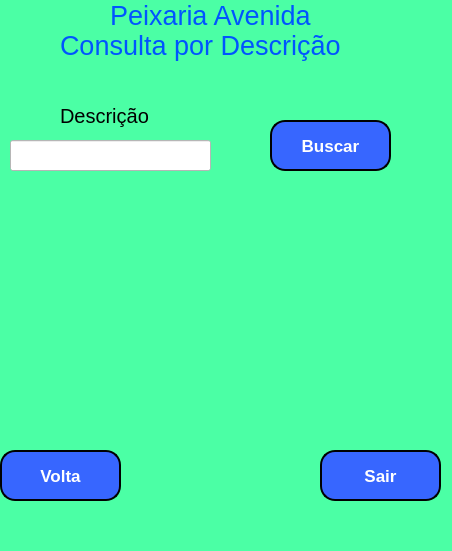
<?xml version="1.0" encoding="UTF-8"?>
<ui version="4.0">
 <class>MainWindow</class>
 <widget class="QMainWindow" name="MainWindow">
  <property name="geometry">
   <rect>
    <x>0</x>
    <y>0</y>
    <width>452</width>
    <height>551</height>
   </rect>
  </property>
  <property name="windowTitle">
   <string>MainWindow</string>
  </property>
  <property name="styleSheet">
   <string notr="true">background-color: rgb(75, 255, 165);</string>
  </property>
  <widget class="QWidget" name="centralwidget">
   <widget class="QLabel" name="label_2">
    <property name="geometry">
     <rect>
      <x>200</x>
      <y>50</y>
      <width>31</width>
      <height>61</height>
     </rect>
    </property>
    <property name="text">
     <string/>
    </property>
    <property name="pixmap">
     <pixmap>usuario.png</pixmap>
    </property>
   </widget>
   <widget class="QLabel" name="label_4">
    <property name="geometry">
     <rect>
      <x>10</x>
      <y>240</y>
      <width>431</width>
      <height>201</height>
     </rect>
    </property>
    <property name="font">
     <font>
      <pointsize>13</pointsize>
     </font>
    </property>
    <property name="styleSheet">
     <string notr="true">color: rgb(255, 255, 127);</string>
    </property>
    <property name="text">
     <string/>
    </property>
   </widget>
   <widget class="QLabel" name="label_5">
    <property name="geometry">
     <rect>
      <x>110</x>
      <y>0</y>
      <width>201</width>
      <height>31</height>
     </rect>
    </property>
    <property name="font">
     <font>
      <pointsize>20</pointsize>
     </font>
    </property>
    <property name="styleSheet">
     <string notr="true">color: rgb(0, 85, 255);</string>
    </property>
    <property name="text">
     <string>Peixaria Avenida</string>
    </property>
   </widget>
   <widget class="QPushButton" name="pushButton_5">
    <property name="geometry">
     <rect>
      <x>320</x>
      <y>450</y>
      <width>121</width>
      <height>51</height>
     </rect>
    </property>
    <property name="font">
     <font>
      <pointsize>13</pointsize>
      <weight>75</weight>
      <bold>true</bold>
     </font>
    </property>
    <property name="styleSheet">
     <string notr="true">background-color: rgb(55, 102, 255);
color: rgb(255, 255, 255);
border-style: outset;
border-width: 2px;
border-radius: 15px;
border-color: black;</string>
    </property>
    <property name="text">
     <string>Sair</string>
    </property>
   </widget>
   <widget class="QPushButton" name="pushButton_6">
    <property name="geometry">
     <rect>
      <x>0</x>
      <y>450</y>
      <width>121</width>
      <height>51</height>
     </rect>
    </property>
    <property name="font">
     <font>
      <pointsize>13</pointsize>
      <weight>75</weight>
      <bold>true</bold>
     </font>
    </property>
    <property name="styleSheet">
     <string notr="true">background-color: rgb(55, 102, 255);
color: rgb(255, 255, 255);
border-style: outset;
border-width: 2px;
border-radius: 15px;
border-color: black;</string>
    </property>
    <property name="text">
     <string>Volta</string>
    </property>
   </widget>
   <widget class="QLabel" name="label_6">
    <property name="geometry">
     <rect>
      <x>60</x>
      <y>30</y>
      <width>311</width>
      <height>31</height>
     </rect>
    </property>
    <property name="font">
     <font>
      <pointsize>20</pointsize>
     </font>
    </property>
    <property name="styleSheet">
     <string notr="true">color: rgb(0, 85, 255);</string>
    </property>
    <property name="text">
     <string>Consulta por Descrição</string>
    </property>
   </widget>
   <widget class="QLabel" name="label_3">
    <property name="geometry">
     <rect>
      <x>60</x>
      <y>100</y>
      <width>91</width>
      <height>31</height>
     </rect>
    </property>
    <property name="font">
     <font>
      <pointsize>15</pointsize>
     </font>
    </property>
    <property name="text">
     <string>Descrição</string>
    </property>
   </widget>
   <widget class="QLineEdit" name="lineEdit_2">
    <property name="geometry">
     <rect>
      <x>10</x>
      <y>140</y>
      <width>201</width>
      <height>31</height>
     </rect>
    </property>
    <property name="font">
     <font>
      <pointsize>12</pointsize>
     </font>
    </property>
    <property name="styleSheet">
     <string notr="true">background-color: rgb(255, 255, 255);</string>
    </property>
   </widget>
   <widget class="QPushButton" name="pushButton_7">
    <property name="geometry">
     <rect>
      <x>270</x>
      <y>120</y>
      <width>121</width>
      <height>51</height>
     </rect>
    </property>
    <property name="font">
     <font>
      <pointsize>13</pointsize>
      <weight>75</weight>
      <bold>true</bold>
     </font>
    </property>
    <property name="styleSheet">
     <string notr="true">background-color: rgb(55, 102, 255);
color: rgb(255, 255, 255);
border-style: outset;
border-width: 2px;
border-radius: 15px;
border-color: black;</string>
    </property>
    <property name="text">
     <string>Buscar</string>
    </property>
   </widget>
  </widget>
  <widget class="QMenuBar" name="menubar">
   <property name="geometry">
    <rect>
     <x>0</x>
     <y>0</y>
     <width>452</width>
     <height>22</height>
    </rect>
   </property>
  </widget>
  <widget class="QStatusBar" name="statusbar"/>
 </widget>
 <resources/>
 <connections/>
</ui>
